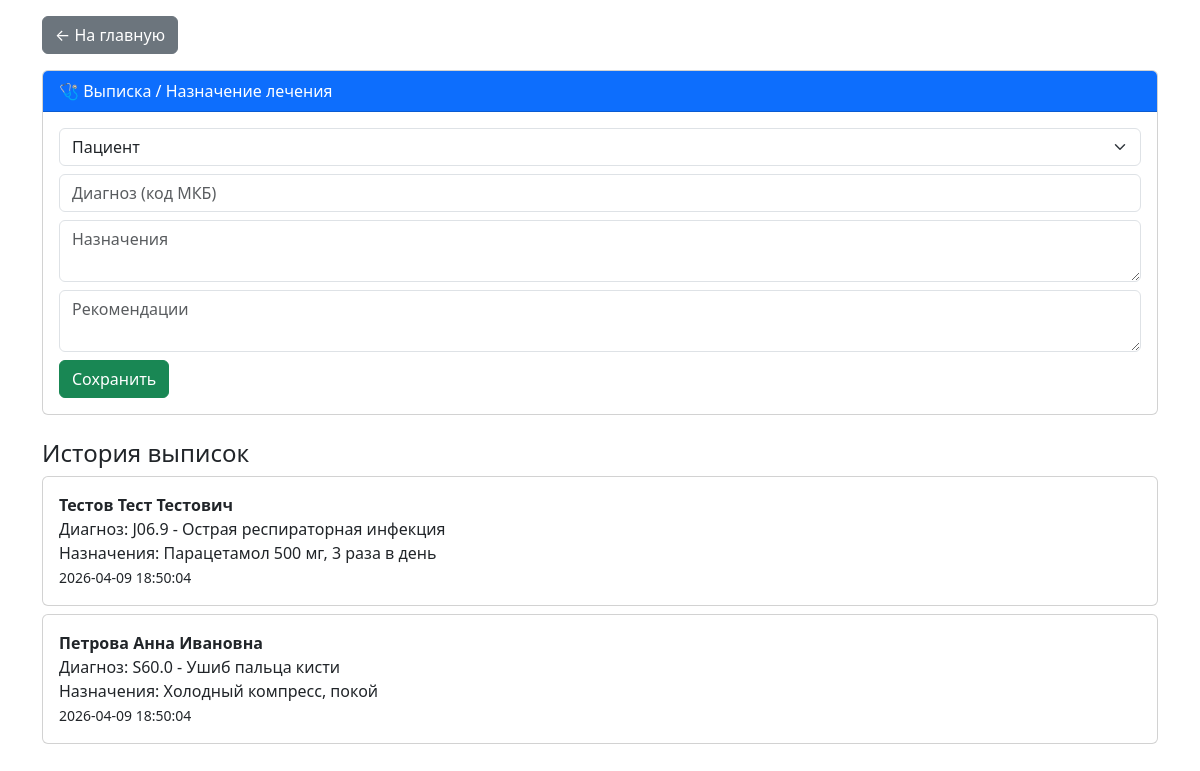
Screenshot of /modules/medical_record.php (signed in) with the database file from the repository.
### tables this page shows
CREATE TABLE `medical_records` (
    `id` INT(11) NOT NULL AUTO_INCREMENT,
    `patient_id` INT(11) NOT NULL,
    `doctor_id` INT(11) NOT NULL,
    `appointment_id` INT(11) DEFAULT NULL,
    `diagnosis` TEXT DEFAULT NULL,
    `prescriptions` TEXT DEFAULT NULL,
    `recommendations` TEXT DEFAULT NULL,
    `created_at` TIMESTAMP NOT NULL DEFAULT CURRENT_TIMESTAMP,
    PRIMARY KEY (`id`),
    KEY `patient_id` (`patient_id`),
    KEY `doctor_id` (`doctor_id`),
    CONSTRAINT `medical_records_ibfk_1` FOREIGN KEY (`patient_id`) REFERENCES `patients` (`id`) ON DELETE CASCADE,
    CONSTRAINT `medical_records_ibfk_2` FOREIGN KEY (`doctor_id`) REFERENCES `doctors` (`id`) ON DELETE CASCADE,
    CONSTRAINT `medical_records_ibfk_3` FOREIGN KEY (`appointment_id`) REFERENCES `appointments` (`id`) ON DELETE SET NULL
);

CREATE TABLE `patients` (
    `id` INT(11) NOT NULL AUTO_INCREMENT,
    `full_name` VARCHAR(150) NOT NULL,
    `birth_date` DATE NOT NULL,
    `gender` ENUM('М', 'Ж') NOT NULL DEFAULT 'М',
    `phone` VARCHAR(20) DEFAULT NULL,
    `address` TEXT DEFAULT NULL,
    `policy_number` VARCHAR(20) DEFAULT NULL,
    `snils` VARCHAR(14) DEFAULT NULL,
    `created_at` TIMESTAMP NOT NULL DEFAULT CURRENT_TIMESTAMP,
    `updated_at` TIMESTAMP NOT NULL DEFAULT CURRENT_TIMESTAMP ON UPDATE CURRENT_TIMESTAMP,
    PRIMARY KEY (`id`),
    UNIQUE KEY `policy_number` (`policy_number`),
    UNIQUE KEY `snils` (`snils`)
);

### modules/medical_record.php (the view, shortened to what this page needs)
<?php
require_once '../config/database.php';
$records = $pdo->query("SELECT mr.*, p.full_name FROM medical_records mr JOIN patients p ON mr.patient_id = p.id ORDER BY mr.created_at DESC")->fetchAll();
?>
<!DOCTYPE html>
<html lang="ru">
<head>
    <link href="https://cdn.jsdelivr.net/npm/bootstrap@5.3.0/dist/css/bootstrap.min.css" rel="stylesheet">
</head>
<body>
<div class="container mt-3">
    <a href="../index.php" class="btn btn-secondary mb-3">← На главную</a>
    <div class="card">
        <div class="card-header bg-primary text-white">🩺 Выписка / Назначение лечения</div>
        <div class="card-body">
            <form method="POST">
                <select name="patient_id" class="form-select mb-2" required><option value="">Пациент</option></select>
                <input type="text" name="diagnosis" class="form-control mb-2" placeholder="Диагноз (код МКБ)" required>
                <textarea name="prescriptions" class="form-control mb-2" placeholder="Назначения"></textarea>
                <textarea name="recommendations" class="form-control mb-2" placeholder="Рекомендации"></textarea>
                <button type="submit" class="btn btn-success">Сохранить</button>
            </form>
        </div>
    </div>
    <h4 class="mt-4">История выписок</h4>
    <?php foreach ($records as $r): ?>
    <div class="card mt-2"><div class="card-body"><strong><?=htmlspecialchars($r['full_name'])?></strong><br>Диагноз: <?=htmlspecialchars($r['diagnosis'])?><br>Назначения: <?=htmlspecialchars($r['prescriptions'])?><br><small><?=$r['created_at']?></small></div></div>
    <?php endforeach; ?>
</div>
</body>
</html>

### rows the page displays
medical_records: patient.full_name "Тестов Тест Тестович", diagnosis "J06.9 - Острая респираторная инфекция", prescriptions "Парацетамол 500 мг, 3 раза в день", created_at "2026-04-09 18:50:04"
medical_records: patient.full_name "Петрова Анна Ивановна", diagnosis "S60.0 - Ушиб пальца кисти", prescriptions "Холодный компресс, покой", created_at "2026-04-09 18:50:04"
